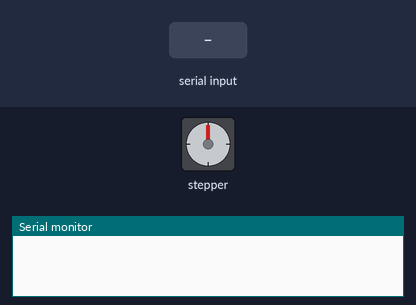
A sketch run on a simulated Arduino Uno, built with avr-gcc and run on an emulated ATmega328P. Parts: stepper motor, the last lines printed to the serial monitor. Wiring (inferred from the names in the program): stepper motor driver (200 steps per turn assumed): step pin 6; direction pin 9; enable pin 8. The test bench sets the inputs (shaded band).

Above: at 1.2 s.
1.3 s: byte 30 received over Serial
At 1.7 s:
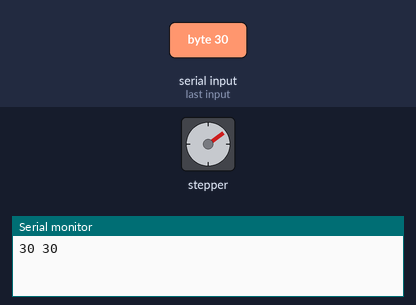
2.8 s: byte 90 received over Serial
At 3.7 s:
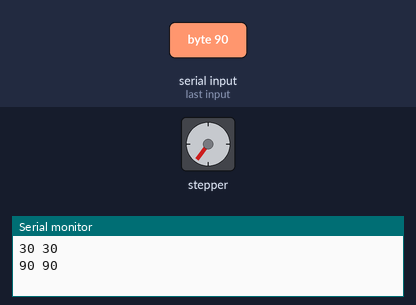
4.4 s: byte 120 received over Serial
At 5.8 s:
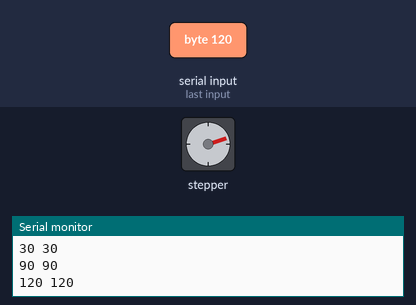
6.1 s: byte 30 received over Serial
At 6.6 s:
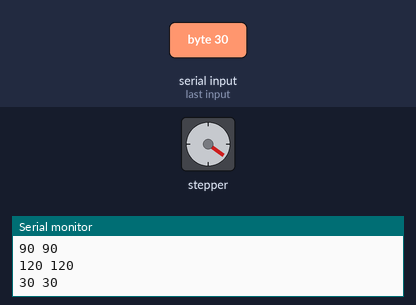
7.6 s: byte 90 received over Serial
At 8.6 s:
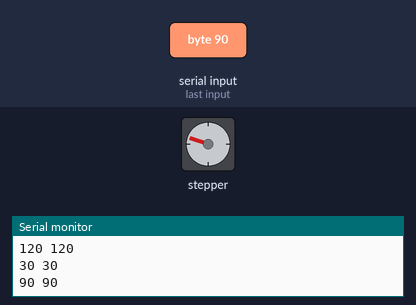
9.2 s: byte 120 received over Serial
At 10.8 s:
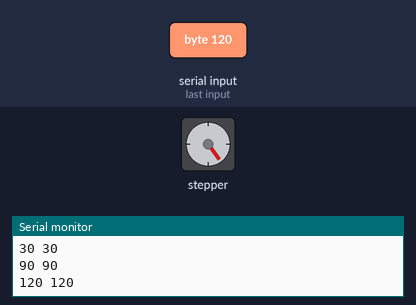
Timing chart, 0 to 11.9 s (numbered marks = the images above; inputs shaded):
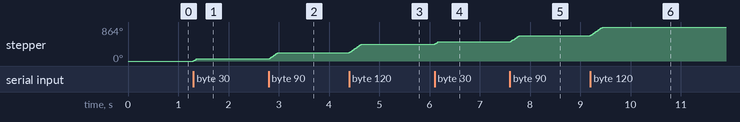

The sketch:

Code_arduino.ino
```cpp
int kroki=0;
int wejscie=-1;
int i=0;
int enable=1;


void setup() {
      Serial.begin(9600);
      pinMode(6,OUTPUT);        //STEP
      pinMode(9,OUTPUT);        //DIR
      pinMode(8,OUTPUT);        //ENABLE
}

void loop() {

while (wejscie<1) {
  wejscie = Serial.read();
}

digitalWrite(8,LOW);
if (wejscie>128) {
  kroki=wejscie-128;
  digitalWrite(9,LOW);
}
else {
  kroki=wejscie;
  digitalWrite(9,HIGH);
}

for (i=0;i<kroki;i++) {
  digitalWrite(6,HIGH);
  delayMicroseconds(1000);
  digitalWrite(6,LOW);
  delayMicroseconds(1000);
}

Serial.print(kroki);
Serial.print(" ");
Serial.println(wejscie);

digitalWrite(8,HIGH);
wejscie=0;
}
```

Measured:
- after the input at 1.3 s, stepper: turns 54° clockwise, starting at once
- after the input at 2.8 s, stepper: turns 162° clockwise in 0.18 s, starting at once
- after the input at 4.4 s, stepper: turns 216° clockwise in 0.24 s, starting at once
- after the input at 6.1 s, stepper: turns 54° clockwise, starting at once
- after the input at 7.6 s, stepper: turns 162° clockwise in 0.18 s, starting at once
- after the input at 9.2 s, stepper: turns 216° clockwise in 0.24 s, starting at once
